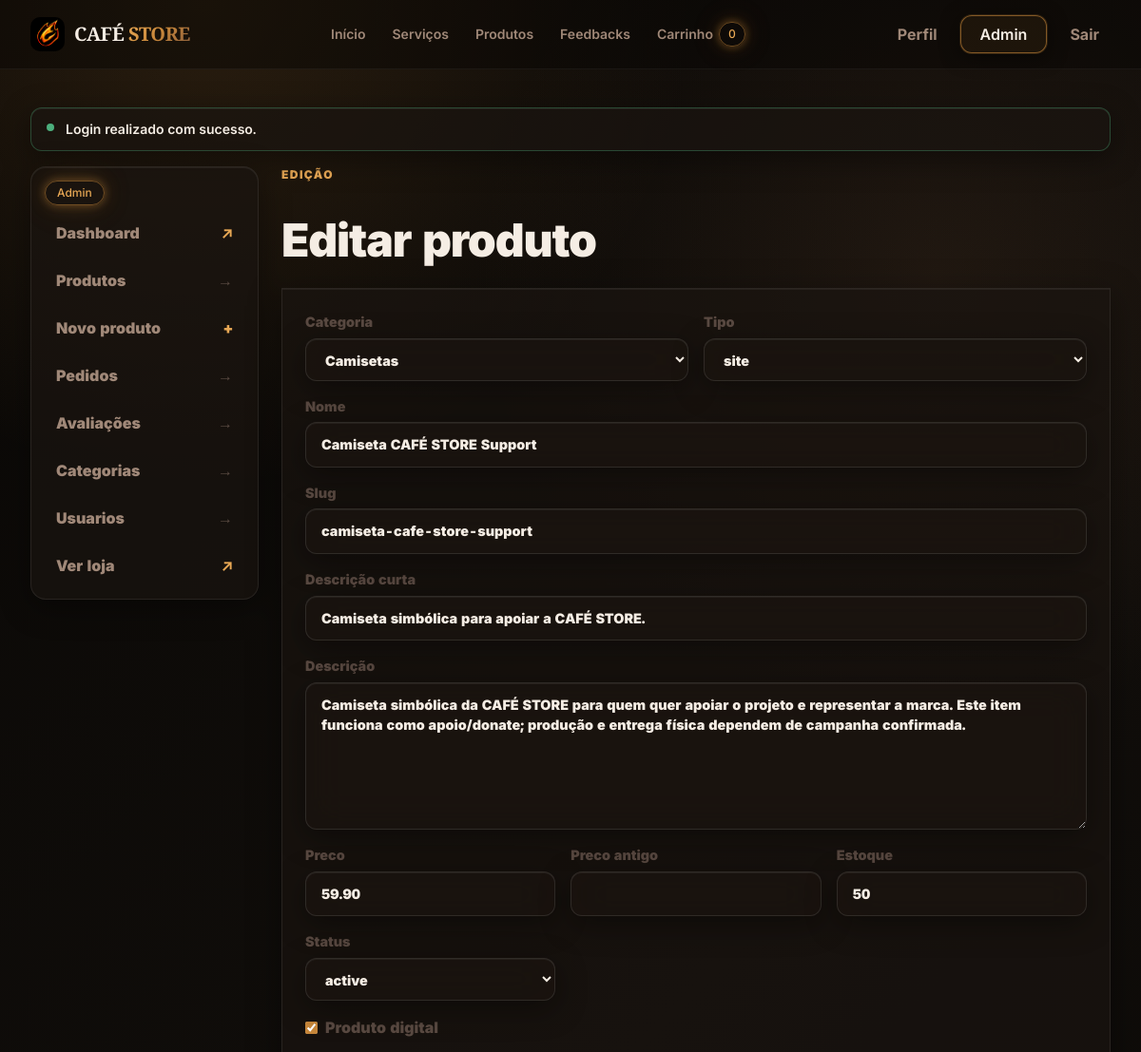
The app's page /admin/product-edit.php?id=1 (signed in, upper part), older data.
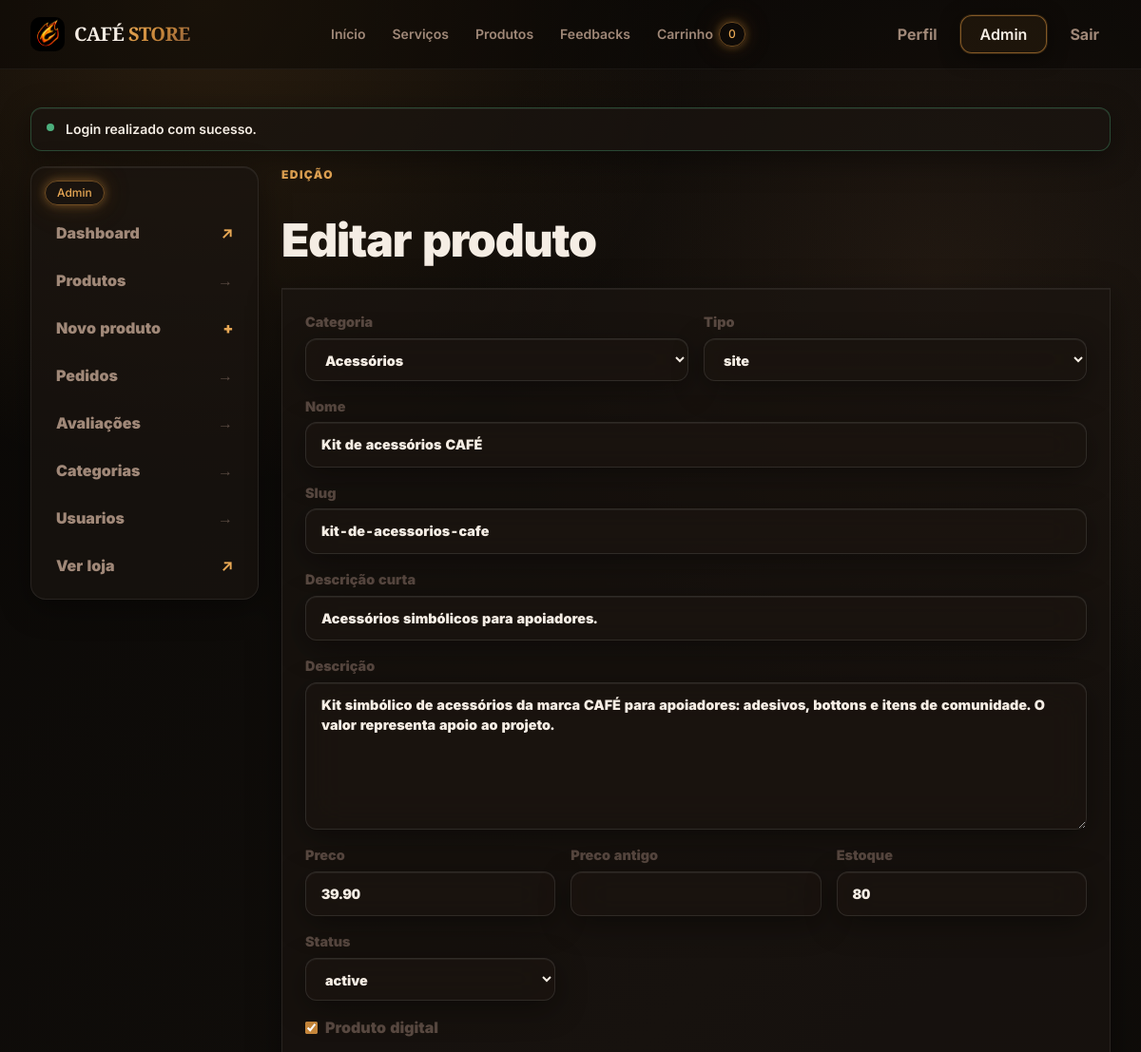
The same page, newer data.
### tables this page shows
CREATE TABLE products (
  id INT UNSIGNED AUTO_INCREMENT PRIMARY KEY,
  name VARCHAR(160) NOT NULL,
  slug VARCHAR(180) NOT NULL UNIQUE,
  description TEXT,
  short_description VARCHAR(255) NULL,
  price DECIMAL(10,2) NOT NULL DEFAULT 0.00,
  old_price DECIMAL(10,2) NULL,
  category_id INT UNSIGNED NULL,
  stock INT UNSIGNED NOT NULL DEFAULT 0,
  is_digital TINYINT(1) NOT NULL DEFAULT 1,
  image_url VARCHAR(500) NULL,
  main_image_url VARCHAR(500) NULL,
  type VARCHAR(40) NOT NULL DEFAULT 'digital',
  status VARCHAR(40) NOT NULL DEFAULT 'active',
  created_at TIMESTAMP DEFAULT CURRENT_TIMESTAMP,
  updated_at TIMESTAMP NULL DEFAULT NULL ON UPDATE CURRENT_TIMESTAMP,
  CONSTRAINT fk_products_category FOREIGN KEY (category_id) REFERENCES categories(id) ON DELETE SET NULL
);

CREATE TABLE categories (
  id INT UNSIGNED AUTO_INCREMENT PRIMARY KEY,
  name VARCHAR(120) NOT NULL,
  slug VARCHAR(140) NOT NULL UNIQUE,
  created_at TIMESTAMP DEFAULT CURRENT_TIMESTAMP,
  updated_at TIMESTAMP NULL DEFAULT NULL ON UPDATE CURRENT_TIMESTAMP
);

### config/helpers.php (called while the page is built, shortened)
<?php
function db() {
    static $pdo = null;
    if ($pdo === null) {
        $host = 'db';
        $db   = 'cafe_store';
        $user = 'root';
        $pass = 'root123';
        $charset = 'utf8mb4';
        $dsn = "mysql:host={$host};dbname={$db};charset={$charset}";
        $options = [
            PDO::ATTR_ERRMODE            => PDO::ERRMODE_EXCEPTION,
            PDO::ATTR_DEFAULT_FETCH_MODE => PDO::FETCH_ASSOC,
            PDO::ATTR_EMULATE_PREPARES   => false,
        ];
        try {
            $pdo = new PDO($dsn, $user, $pass, $options);
        } catch (PDOException $e) {
            error_log("Erro de conexão PDO: " . $e->getMessage());
            die("Erro ao conectar com o banco de dados.");
        }
    }
    return $pdo;
}
function e($string) {
    return htmlspecialchars($string ?? '', ENT_QUOTES, 'UTF-8');
}

### admin/product-form.php (the view, shortened to what this page needs)
<?php
$editing = isset($product);
?>
<form class="grid gap-4 max-w-[920px] glass p-6" method="post" enctype="multipart/form-data">
    <div class="grid gap-4 md:grid-cols-2">
        <label class="grid gap-1.5 text-[0.9rem] font-black text-text-muted">Categoria
            <select name="category_id" class="input-field">
                <?php foreach ($categories as $cat): ?>
                    <option value="<?= (int) $cat['id'] ?>" <?= $editing && (int) $product['category_id'] === (int) $cat['id'] ? 'selected' : '' ?> class="text-black"><?= e($cat['name']) ?></option>
                <?php endforeach; ?>
            </select>
        </label>
        <label class="grid gap-1.5 text-[0.9rem] font-black text-text-muted">Tipo
            <select name="type" class="input-field">
                <?php foreach (['site', 'landing_page', 'video_curto', 'video_longo', 'web_app'] as $type): ?>
                    <option value="<?= $type ?>" <?= ($product['type'] ?? 'digital') === $type ? 'selected' : '' ?> class="text-black"><?= $type ?></option>
                <?php endforeach; ?>
            </select>
        </label>
    </div>
    <label class="grid gap-1.5 text-[0.9rem] font-black text-text-muted">Nome <input name="name" value="<?= e($product['name'] ?? '') ?>" required class="input-field"></label>
    <label class="grid gap-1.5 text-[0.9rem] font-black text-text-muted">Slug <input name="slug" value="<?= e($product['slug'] ?? '') ?>" placeholder="gerado pelo nome se vazio" class="input-field"></label>
    <label class="grid gap-1.5 text-[0.9rem] font-black text-text-muted">Descrição curta <input name="short_description" value="<?= e($product['short_description'] ?? '') ?>" maxlength="255" class="input-field"></label>
    <label class="grid gap-1.5 text-[0.9rem] font-black text-text-muted">Descrição <textarea name="description" rows="6" class="input-field resize-y"><?= e($product['description'] ?? '') ?></textarea></label>
    <div class="grid gap-4 md:grid-cols-3">
        <label class="grid gap-1.5 text-[0.9rem] font-black text-text-muted">Preco <input type="number" step="0.01" name="price" value="<?= e((string) ($product['price'] ?? '')) ?>" required class="input-field"></label>
        <label class="grid gap-1.5 text-[0.9rem] font-black text-text-muted">Preco antigo <input type="number" step="0.01" name="old_price" value="<?= e((string) ($product['old_price'] ?? '')) ?>" class="input-field"></label>
        <label class="grid gap-1.5 text-[0.9rem] font-black text-text-muted">Estoque <input type="number" name="stock" value="<?= e((string) ($product['stock'] ?? 0)) ?>" class="input-field"></label>
        <label class="grid gap-1.5 text-[0.9rem] font-black text-text-muted">Status
            <select name="status" class="input-field">
                <option value="active" <?= ($product['status'] ?? 'active') === 'active' ? 'selected' : '' ?> class="text-black">active</option>
            </select>
        </label>
    </div>
    <label class="inline-flex items-center gap-2 font-black text-text-muted"><input type="checkbox" name="is_digital" value="1" <?= (int) ($product['is_digital'] ?? 1) === 1 ? 'checked' : '' ?> class="accent-amber-accent"> Produto digital</label>
</form>

Row changes from the older to the newer data that the page shows:
changed products "active": category_id "Camisetas" → "Acessórios"; name "Camiseta CAFÉ STORE Support" → "Kit de acessórios CAFÉ"; slug "camiseta-cafe-store-support" → "kit-de-acessorios-cafe"; short_description "Camiseta simbólica para apoiar a CAFÉ STORE." → "Acessórios simbólicos para apoiadores."; description "Camiseta simbólica da CAFÉ STORE para quem quer apoiar o projeto e representar a marca. Este item funciona como apoio/donate; produção e entrega física dependem de campanha confirmada." → "Kit simbólico de acessórios da marca CAFÉ para apoiadores: adesivos, bottons e itens de comunidade. O valor representa apoio ao projeto."; price "59.90" → "39.90"; stock "50" → "80"
